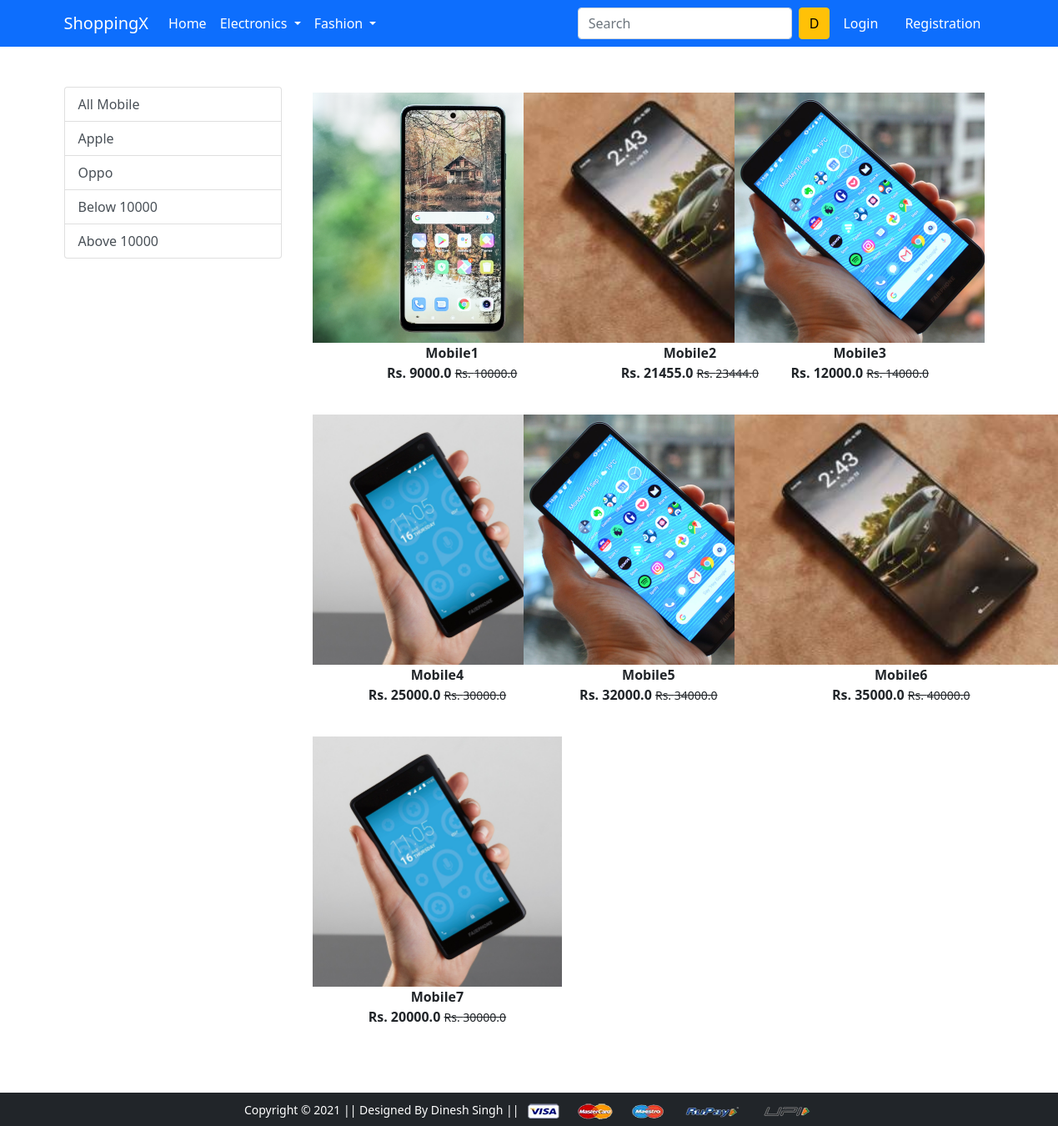
/mobile/, run on the app's committed database.
### app/models.py (models this page shows, shortened)
class Product(models.Model):
    title = models.CharField(max_length=100)
    selling_price = models.FloatField()
    discounted_price = models.FloatField()
    description = models.TextField()
    brand = models.CharField(max_length=100)
    category = models.CharField(choices=CATEGORY_CHOICES, max_length=2)
    product_image = models.ImageField(upload_to='producting')

### app/views.py (the view)
# urls.py: path('mobile/', views.mobile, name='mobile'),
def mobile(request, data=None):
    if data == None:
        mobiles = Product.objects.filter(category='M')
    elif data == 'Apple' or data == 'oppo':
        mobiles = Product.objects.filter(category='M').filter(brand=data)
    elif data == 'below':
        mobiles = Product.objects.filter(category='M').filter(discounted_price__lt=10000)
    elif data == 'above':
        mobiles = Product.objects.filter(category='M').filter(discounted_price__gt=10000)
    return render(request, 'app/mobile.html', {'mobiles': mobiles})

### app/templates/app/mobile.html (shortened to what this page needs)
{% extends 'app/base.html' %}
{% load static %}
{% block main-content %}
<div class="container my-5">
 <div class="row">
  <div class="col-sm-3">
   <div class="list-group">
    <a href="{% url 'mobile' %}" class="list-group-item list-group-item-action" aria-current="true">All Mobile</a>
    <a href="{% url 'mobiledata' 'Apple' %}" class="list-group-item list-group-item-action" aria-current="true">Apple</a>
    <a href="{% url 'mobiledata' 'oppo' %}" class="list-group-item list-group-item-action" aria-current="true">Oppo</a>
    <a href="{% url 'mobiledata' 'below' %}" class="list-group-item list-group-item-action" aria-current="true">Below 10000 </a>
    <a href="{% url 'mobiledata' 'above' %}" class="list-group-item list-group-item-action" aria-current="true">Above 10000</a>
   </div>
  </div>
  <div class="col-sm-8">
   <div class="row">
   {% for product in mobiles %}
    <div class="col-sm-4 text-center mb-4">
     <a href="{% url 'product-detail' product.id %}" class="btn">
     <div class="item">
      <img src="{{product.product_image.url}}" alt="" height="300" class="">
      <div class="fw-bold">{{product.title}}</div>
      <div class="fw-bold">Rs. {{product.discounted_price}}
       <small class="fw-light  text-decoration-line-through">Rs. {{product.selling_price}}</small></div>
     </div>
     </a>
    </div>
    {% endfor %}
    </div>
  </div>
 </div>
</div>
{% endblock main-content %}

### data on the page
Product: product_image (picture), title "Mobile1", discounted_price "9000.0", selling_price "10000.0"
Product: product_image (picture), title "Mobile2", discounted_price "21455.0", selling_price "23444.0"
Product: product_image (picture), title "Mobile3", discounted_price "12000.0", selling_price "14000.0"
Product: product_image (picture), title "Mobile4", discounted_price "25000.0", selling_price "30000.0"
Product: product_image (picture), title "Mobile5", discounted_price "32000.0", selling_price "34000.0"
Product: product_image (picture), title "Mobile6", discounted_price "35000.0", selling_price "40000.0"
Product: product_image (picture), title "Mobile7", discounted_price "20000.0", selling_price "30000.0"
